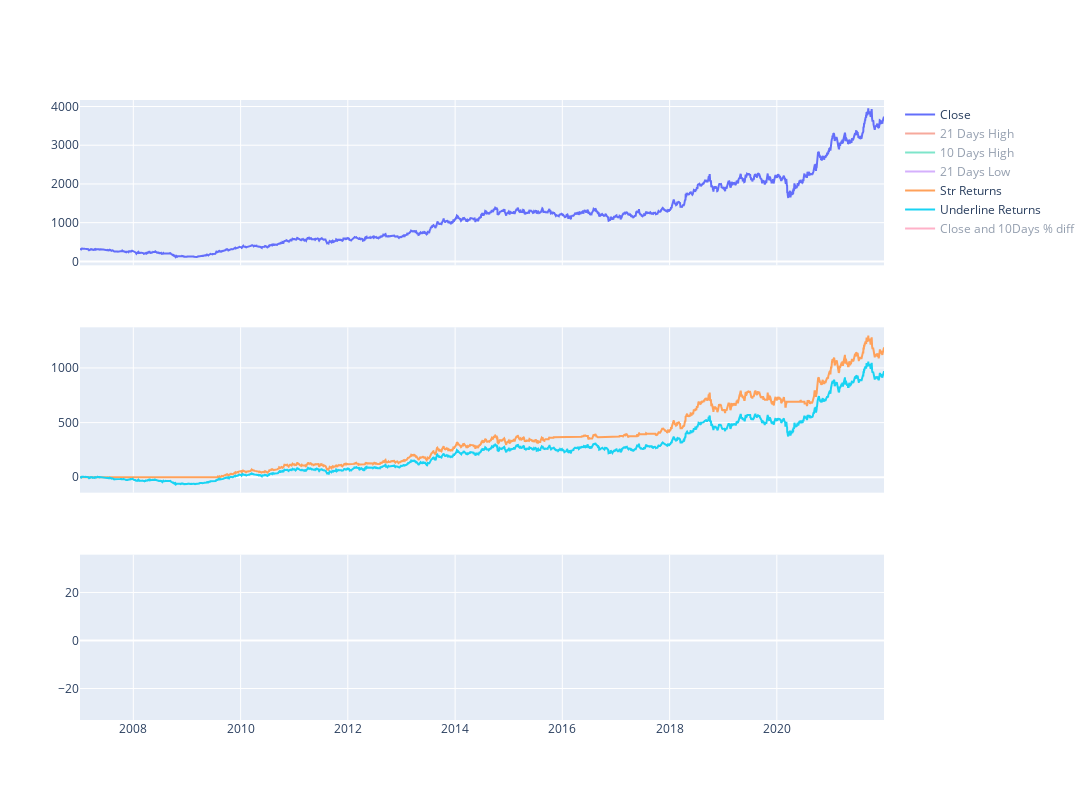

The notebook cell saved with this chart:
### Code cell
fig = make_subplots(rows=3, cols=1,shared_xaxes=True,)#specs=[[{"secondary_y": True}]]

fig.add_trace(go.Scatter(x=df.index,y=df['Close'],mode='lines',name='Close'),row=1, col=1)
fig.add_trace(go.Scatter(x=df.index,y=df['High'].shift(21),mode='lines',name='21 Days High'),row=1, col=1)
fig.add_trace(go.Scatter(x=df.index,y=df['High'].shift(10),mode='lines',name='10 Days High'),row=1, col=1)
fig.add_trace(go.Scatter(x=df.index,y=df['Low'].shift(21),mode='lines',name='21 Days Low'),row=1, col=1)

fig.add_trace(go.Scatter(x=df.index,y=YesBank.CReturns,mode='lines',name='Str Returns'),row=2, col=1)
fig.add_trace(go.Scatter(x=df.index,y=df.CReturns,mode='lines',name='Underline Returns'),row=2, col=1)


fig.add_trace(go.Scatter(x=df.index,y=df['Test'],mode='lines',name='Close and 10Days % diff'),row=3, col=1)

fig.update_traces(dict(marker_line_width=0))
fig.update_layout(autosize=False,width=1200,height=800,paper_bgcolor="white",barmode='overlay',activeshape_opacity=0.5)
fig.show()

### Figure 1 — Plotly figure (JSON) as saved in the notebook; plotly's stock layout.template omitted (floating-point values rounded to 4 significant figures; data arrays with more than 128 entries replaced by an {"elided": "..."} marker saying what was removed)
{"data": [{"marker": {"line": {"width": 0}}, "mode": "lines", "name": "Close", "type": "scatter", "x": {"elided": "3697 str values"}, "xaxis": "x", "y": {"elided": "3697 float values"}, "yaxis": "y"}, {"marker": {"line": {"width": 0}}, "mode": "lines", "name": "21 Days High", "type": "scatter", "visible": "legendonly", "x": {"elided": "3697 str values"}, "xaxis": "x", "y": {"elided": "3697 float values"}, "yaxis": "y"}, {"marker": {"line": {"width": 0}}, "mode": "lines", "name": "10 Days High", "type": "scatter", "visible": "legendonly", "x": {"elided": "3697 str values"}, "xaxis": "x", "y": {"elided": "3697 float values"}, "yaxis": "y"}, {"marker": {"line": {"width": 0}}, "mode": "lines", "name": "21 Days Low", "type": "scatter", "visible": "legendonly", "x": {"elided": "3697 str values"}, "xaxis": "x", "y": {"elided": "3697 float values"}, "yaxis": "y"}, {"marker": {"line": {"width": 0}}, "mode": "lines", "name": "Str Returns", "type": "scatter", "x": {"elided": "3697 str values"}, "xaxis": "x2", "y": {"elided": "3697 float values"}, "yaxis": "y2"}, {"marker": {"line": {"width": 0}}, "mode": "lines", "name": "Underline Returns", "type": "scatter", "x": {"elided": "3697 str values"}, "xaxis": "x2", "y": {"elided": "3697 float values"}, "yaxis": "y2"}, {"marker": {"line": {"width": 0}}, "mode": "lines", "name": "Close and 10Days % diff", "type": "scatter", "visible": "legendonly", "x": {"elided": "3697 str values"}, "xaxis": "x3", "y": {"elided": "3697 float values"}, "yaxis": "y3"}], "layout": {"activeshape": {"opacity": 0.5}, "autosize": false, "barmode": "overlay", "height": 800, "paper_bgcolor": "white", "width": 1200, "xaxis": {"anchor": "y", "autorange": true, "domain": [0, 1], "matches": "x3", "range": ["2007-01-03", "2021-12-31"], "showticklabels": false, "type": "date"}, "xaxis2": {"anchor": "y2", "autorange": true, "domain": [0, 1], "matches": "x3", "range": ["2007-01-03", "2021-12-31"], "showticklabels": false, "type": "date"}, "xaxis3": {"anchor": "y3", "autorange": true, "domain": [0, 1], "range": ["2007-01-03", "2021-12-31"], "type": "date"}, "yaxis": {"anchor": "x", "autorange": true, "domain": [0.7333, 1], "range": [-101.9, 4168.0], "type": "linear"}, "yaxis2": {"anchor": "x2", "autorange": true, "domain": [0.3667, 0.6333], "range": [-141.0, 1372.0], "type": "linear"}, "yaxis3": {"anchor": "x3", "autorange": true, "domain": [0, 0.2667], "range": [-33.11, 35.74], "type": "linear"}}}
